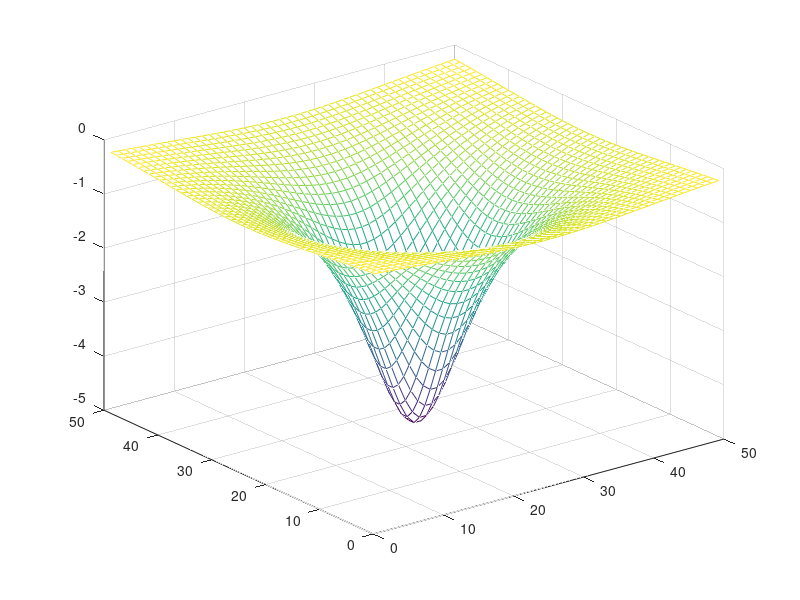

Write MATLAB code to recreate this figure.
%       z = -5/(1+x^2+y^2) ,    |x|<=3, |y|<=3.

x = linspace(-3,3,50) ;
y =x ;
[x,y] = meshgrid(x,y) ;
 z = -5./(1+x.^2+y.^2) ;
 mesh(z)